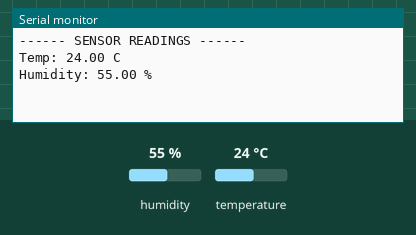
Recording of a sketch running on a simulated ESP32. Parts: the last lines printed to the serial monitor. Inputs (shaded band) come from the test bench; at power-on: humidity 55 %, temperature 24 °C.

Above: at 3.2 s.
3.3 s: humidity set to 22 %
At 5.2 s:
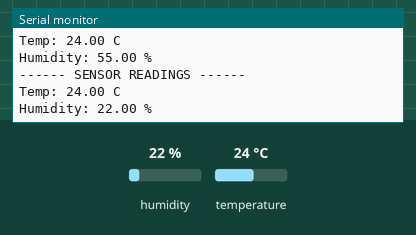
6.0 s: temperature set to 12 °C
At 7.5 s:
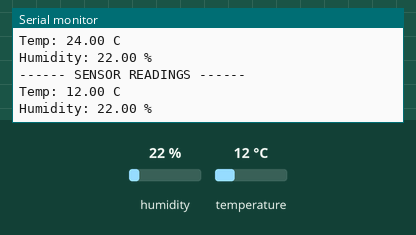
8.7 s: humidity set to 40 %
At 11.1 s:
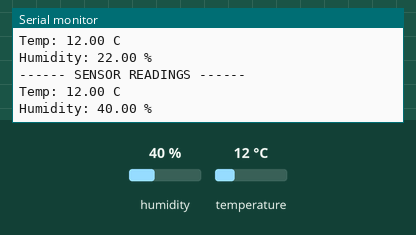
Timing chart, 0 to 12.6 s (numbered marks = the images above; inputs shaded):
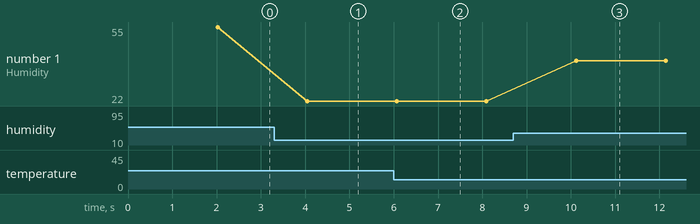

The sketch:

dht_sensor.ino
```cpp
#include <DHT.h>

#define DHT_PIN 26
#define DHT_TYPE DHT11
DHT dht(DHT_PIN, DHT_TYPE);

void setup() {
  // put your setup code here, to run once:
  dht.begin();
  delay(2000);

  Serial.begin(115200);
}

void loop() {
  // put your main code here, to run repeatedly:
  float temp=dht.readTemperature();
  float humid=dht.readHumidity();
  Serial.println("------ SENSOR READINGS ------");
  if (isnan(temp) || isnan(humid)) {
  Serial.println("Temp & Humidity: Error reading from DHT11");
  } else {
  Serial.print("Temp: ");
  Serial.print(temp);
  Serial.println(" C");
  Serial.print("Humidity: ");
  Serial.print(humid);
  Serial.println(" %");
  delay(2000);
}
}
```

Measured:
- after the input at 3.3 s, the serial monitor: prints a new line after 0.75 s (image 1)
- after the input at 6.0 s, the serial monitor: prints a new line after 0.07 s (image 2)
- after the input at 8.7 s, the serial monitor: prints a new line after 1.4 s (image 3)
- plotted number 1: 55 → 22 after the input at 3.3 s, 22 → 40 after the input at 8.7 s
